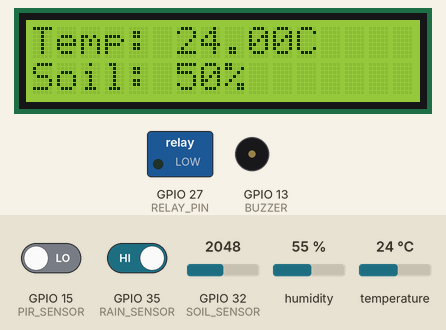
Bench run of a sketch on a simulated ESP32. Shown: 16×2 character LCD, switched loads named in the sketch (green lamp = pin HIGH), buzzer (waves = sounding, pin HIGH). The inputs (shaded band) are chosen by the test bench; at power-on: GPIO 32 (SOIL_SENSOR) = 2048, GPIO 15 (PIR_SENSOR) LOW, GPIO 35 (RAIN_SENSOR) HIGH, humidity 55 %, temperature 24 °C. The modem accepts every AT command (registered, SIM ready, sends succeed) and sends nothing else; what the sketch prints to the serial monitor is not drawn.

Above: at 3.2 s.
3.3 s: GPIO 32 (SOIL_SENSOR) set to 2879
At 8.4 s:
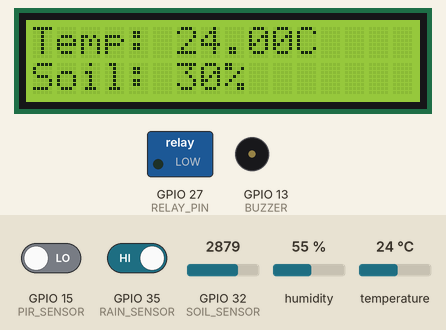
13.6 s: GPIO 32 (SOIL_SENSOR) set to 2933
At 20.5 s:
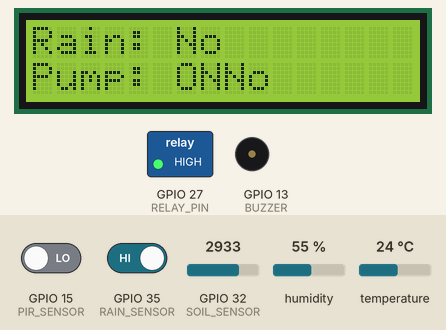
20.8 s: GPIO 15 (PIR_SENSOR) driven HIGH
At 30.2 s:
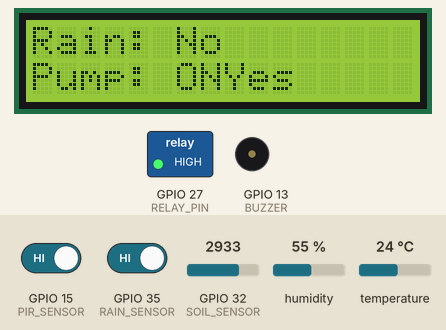
31.1 s: GPIO 35 (RAIN_SENSOR) driven LOW
At 41.0 s:
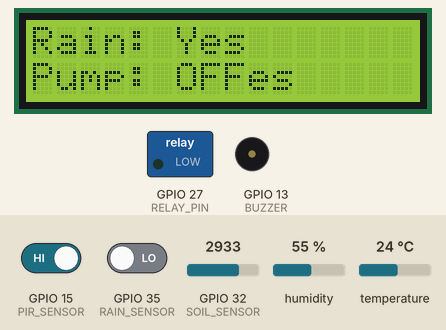
41.4 s: GPIO 15 (PIR_SENSOR) driven LOW
At 46.5 s:
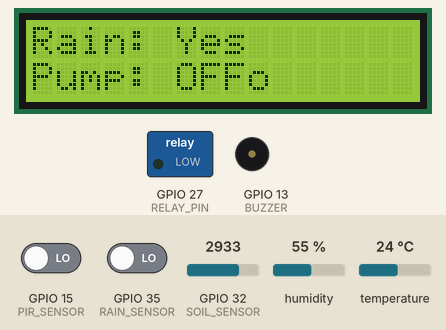
51.7 s: GPIO 15 (PIR_SENSOR) driven HIGH
At 61.9 s:
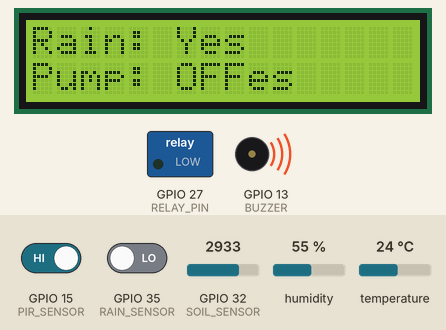
Timing chart, 0 to 62.9 s (numbered marks = the images above; inputs shaded):
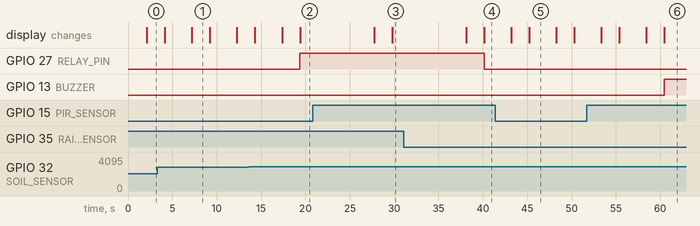

The sketch:

Main.ino
```cpp
#include <Wire.h>
#include <LiquidCrystal_PCF8574.h>
#include <DHT.h>
#include <SoftwareSerial.h>

// Pin Definitions
#define DHTPIN 14            // DHT11 Sensor Pin
#define DHTTYPE DHT11        // DHT11 Sensor Type
#define SOIL_SENSOR 32       // Soil Moisture Sensor (Analog)
#define RAIN_SENSOR 35       // Rain Sensor (Digital)
#define PIR_SENSOR 15        // PIR Motion Sensor (Digital)
#define BUZZER 13            // Buzzer
#define RELAY_PIN 27         // Relay for Solenoid Pump
#define GSM_TX 17            // SIM800L TX
#define GSM_RX 16            // SIM800L RX
#define LCD_SDA 21           // I2C SDA for LCD
#define LCD_SCL 22           // I2C SCL for LCD

// Initialize Components
DHT dht(DHTPIN, DHTTYPE);
SoftwareSerial sim800l(GSM_TX, GSM_RX);  // SIM800L communication
LiquidCrystal_PCF8574 lcd(0x27);         // I2C LCD with address 0x27

// Interval for SMS alerts
unsigned long lastMotionAlert = 0;
const unsigned long motionAlertInterval = 60000; // 1 minute
unsigned long lastSMSUpdate = 0;
const unsigned long smsUpdateInterval = 2 * 60 * 60 * 1000; // 2 hours for status update

// Soil moisture threshold for pump control
int soilDryThreshold = 30; // Below 30% triggers the pump

void setup() {
    Serial.begin(115200);
    sim800l.begin(9600);  // SIM800L Baud Rate
    dht.begin();

    lcd.begin(16, 2);  // Initialize 16x2 LCD
    lcd.setBacklight(255);  // Turn on backlight

    pinMode(SOIL_SENSOR, INPUT);
    pinMode(RAIN_SENSOR, INPUT);
    pinMode(PIR_SENSOR, INPUT);
    pinMode(BUZZER, OUTPUT);
    pinMode(RELAY_PIN, OUTPUT);

    digitalWrite(BUZZER, LOW);
    digitalWrite(RELAY_PIN, LOW);

    lcd.setCursor(0, 0);
    lcd.print("Smart Irrigation");
    delay(2000);
    lcd.clear();
}

void loop() {
    // Read DHT11 Sensor
    float temperature = dht.readTemperature();
    float humidity = dht.readHumidity();

    // Read Soil Moisture Sensor (Analog)
    int soilMoisture = analogRead(SOIL_SENSOR);
    int soilPercentage = map(soilMoisture, 0, 4095, 100, 0); // Convert to percentage

    // Read Rain Sensor (Digital)
    bool isRaining = digitalRead(RAIN_SENSOR) == LOW; // LOW means rain detected

    // Read PIR Sensor
    bool motionDetected = digitalRead(PIR_SENSOR);

    // Display Data on Serial Monitor
    Serial.print("Temp: "); Serial.print(temperature); Serial.print("°C | ");
    Serial.print("Humidity: "); Serial.print(humidity); Serial.print("% | ");
    Serial.print("Soil: "); Serial.print(soilPercentage); Serial.print("% | ");
    Serial.print("Rain: "); Serial.print(isRaining ? "Yes" : "No"); Serial.print(" | ");
    Serial.print("Motion: "); Serial.println(motionDetected ? "Yes" : "No");

    // Display on LCD
    lcd.clear();
    lcd.setCursor(0, 0);
    lcd.print("Temp: "); lcd.print(temperature); lcd.print("C");
    lcd.setCursor(0, 1);
    lcd.print("Soil: "); lcd.print(soilPercentage); lcd.print("%");

    delay(2000);
    lcd.clear();
    lcd.setCursor(0, 0);
    lcd.print("Rain: "); lcd.print(isRaining ? "Yes" : "No");
    lcd.setCursor(0, 1);
    lcd.print("Motion: "); lcd.print(motionDetected ? "Yes" : "No");

    // Pump Control Logic
    if (soilPercentage < soilDryThreshold && !isRaining) {
        digitalWrite(RELAY_PIN, HIGH);
        Serial.println("Pump ON: Soil is dry.");
        lcd.setCursor(0, 1);
        lcd.print("Pump: ON");
        sendSMS("Pump ON: Soil is dry.");
    } else {
        digitalWrite(RELAY_PIN, LOW);
        Serial.println("Pump OFF.");
        lcd.setCursor(0, 1);
        lcd.print("Pump: OFF");
    }

    // Motion Detection Alert
    if (motionDetected && millis() - lastMotionAlert > motionAlertInterval) {
        digitalWrite(BUZZER, HIGH);
        Serial.println("Motion Detected! Buzzer ON.");
        sendSMS("Alert! Motion Detected in the Field.");
        lastMotionAlert = millis();
        delay(5000); // Buzzer ON for 5 sec
        digitalWrite(BUZZER, LOW);
    }

    // Send Status Update via SMS every 2 hours
    if (millis() - lastSMSUpdate >= smsUpdateInterval) {
        String statusMessage = "Status Update: Temp: " + String(temperature) + "C, Hum: " + String(humidity) + "%, Soil: " + String(soilPercentage) + "%, Rain: " + (isRaining ? "Yes" : "No");
        sendSMS(statusMessage);
        lastSMSUpdate = millis();
    }

    delay(3000); // Wait before next reading
}

// Function to Send SMS using SIM800L
void sendSMS(String message) {
    Serial.println("Sending SMS...");
    sim800l.println("AT+CMGF=1");  // Set SMS mode to text
    delay(100);
    sim800l.println("AT+CMGS=\"+9080553630\""); // Replace with your phone number
    delay(100);
    sim800l.println(message);
    delay(100);
    sim800l.write(26); // Send Ctrl+Z to finish message
    delay(5000);
    Serial.println("SMS Sent!");
}
```

Measured:
- the behaviour switches between 2907 and 2908 on GPIO 32 (SOIL_SENSOR) (found by bisection; images 1 and 2)
- after the input at 3.3 s, the display: first differs from a run without the input after 3.9 s (image 1)
- after the input at 13.6 s, GPIO 27 (RELAY_PIN): LOW → HIGH after 5.8 s; the display: first differs from a run without the input after 3.8 s (image 2 shows a later state)
- after the input at 20.8 s, the display: first differs from a run without the input after 9.0 s (image 3)
- after the input at 31.1 s, GPIO 27 (RELAY_PIN): HIGH → LOW after 9.0 s; the display: first differs from a run without the input after 9.0 s (image 4)
- after the input at 41.4 s, the display: first differs from a run without the input after 3.8 s (image 5)
- after the input at 51.7 s, GPIO 13 (BUZZER): LOW → HIGH after 8.8 s; the display: first differs from a run without the input after 3.7 s (image 6)
